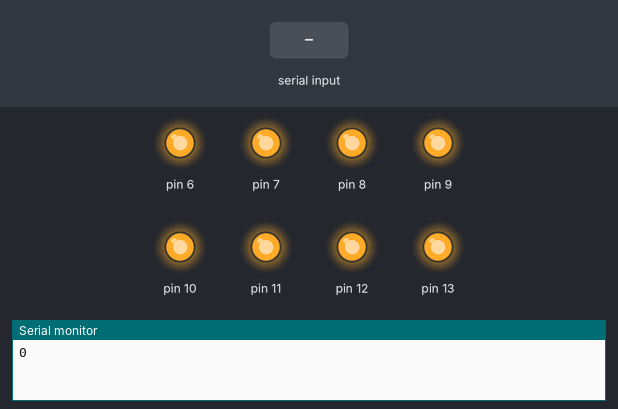
The sketch below on a simulated Arduino Uno, built with avr-gcc and run on an emulated ATmega328P. Parts: output pins drawn as LEDs (lit = HIGH), the last lines printed to the serial monitor. The test bench sets the inputs (shaded band).

Above: at 1.2 s.
1.3 s: "90,45\n" received over Serial
At 1.8 s:
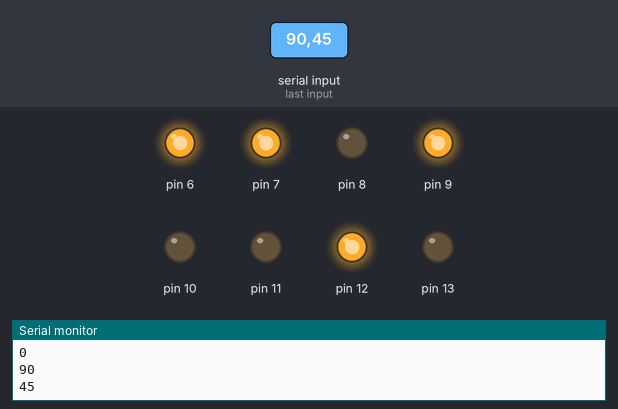
3.8 s: "30,150\n" received over Serial
At 4.6 s:
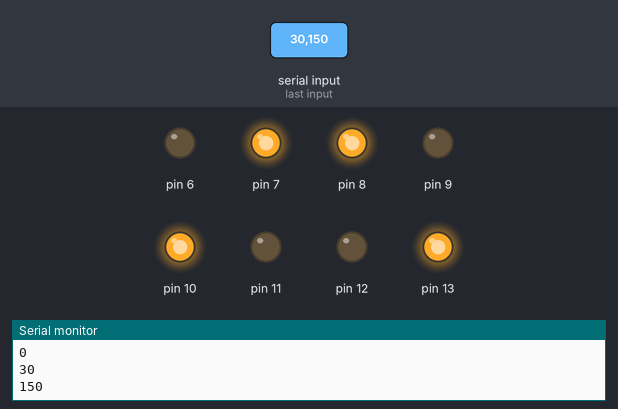
6.3 s: "5\n" received over Serial
At 6.6 s:
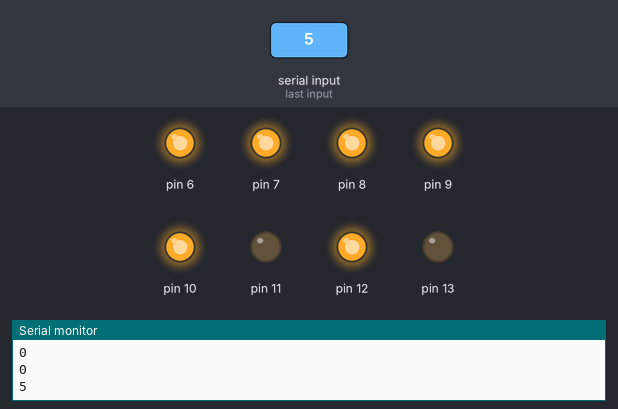
8.8 s: "200\n" received over Serial
At 9.6 s:
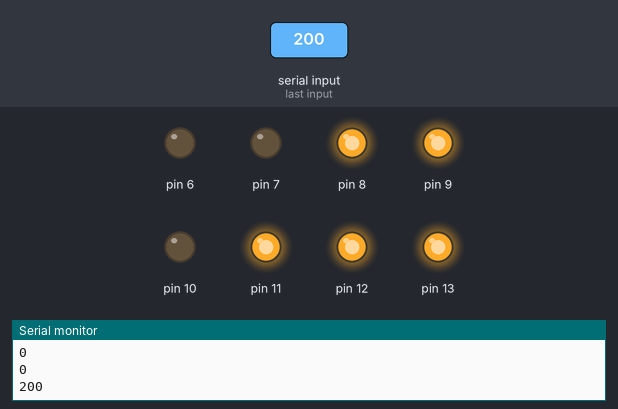
Timing chart, 0 to 11.8 s (numbered marks = the images above; inputs shaded):
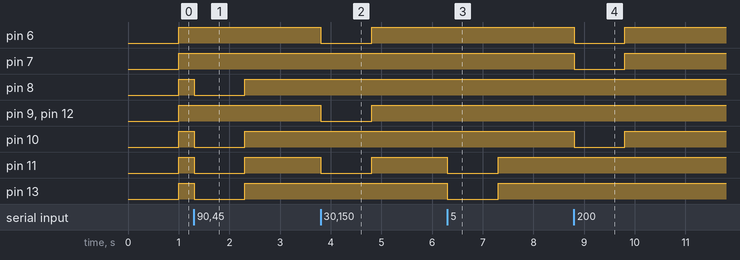

Measured:
- after the input at 1.3 s, pin 8, pin 10, pin 11, pin 13: HIGH → LOW at once, → HIGH 1.0 s later
- after the input at 3.8 s, pin 6, pin 9, pin 11, pin 12: HIGH → LOW at once, → HIGH 1.0 s later
- after the input at 6.3 s, pin 11, pin 13: HIGH → LOW at once, → HIGH 1.0 s later
- after the input at 8.8 s, pin 6, pin 7, pin 10: HIGH → LOW at once, → HIGH 1.0 s later

The sketch:

DV.ino
```cpp
// DV.ino
int re;
int a[8],k = 0;
void setup() {
	Serial.begin(9600);
	for (int i = 6;i <= 13;i++) pinMode(i,OUTPUT);
}

void loop() {
	re = Serial.parseInt();
	Serial.println(re);
	k = re;
	for (int i = 7;i >= 0;i--) {
		a[i] = k & 1;
		k >>= 1;
	}
	for (int i = 0;i < 8;i++) digitalWrite(i + 6, !a[i]);

}
```
